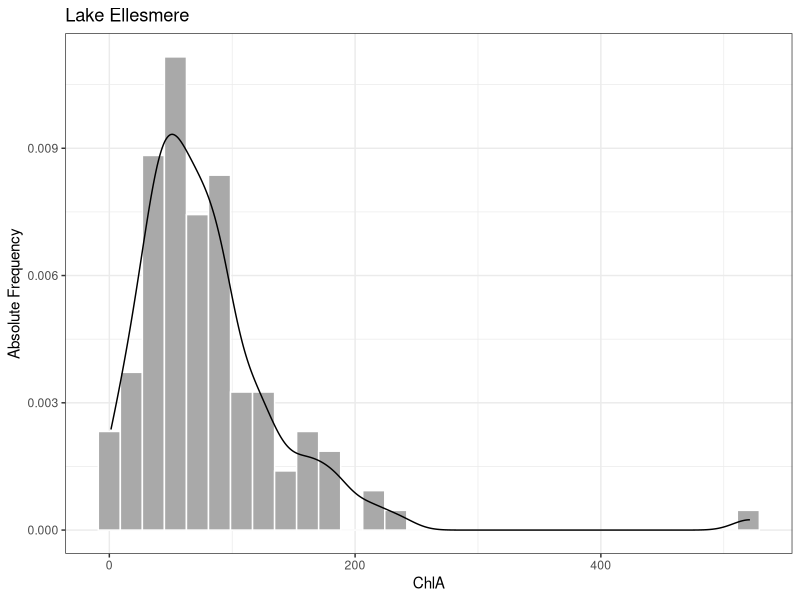
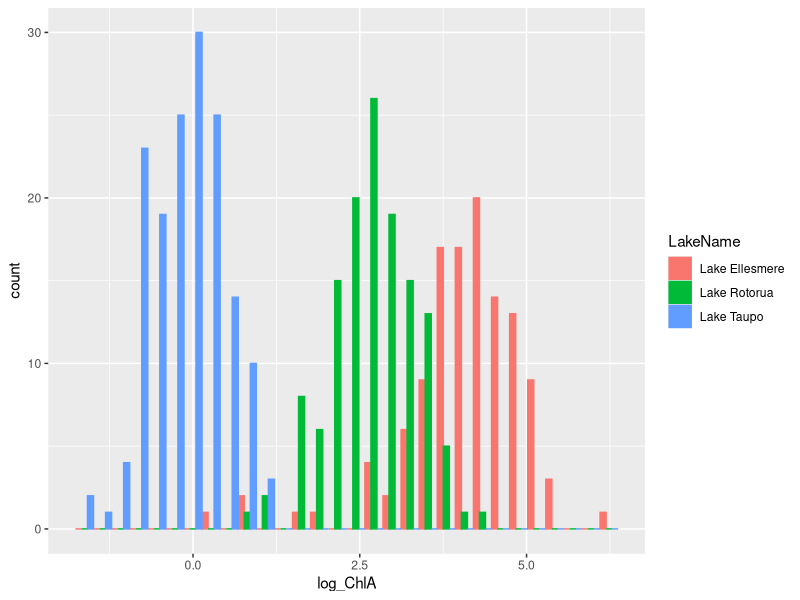

Generate these figures, in order, with R:
## ---- chunk 1
library(knitr)

knitr::opts_chunk$set(
  comment = "#>",
  fig.path = "figures/04/", # use only for single Rmd files
  collapse = TRUE,
  echo = TRUE
)


## ---- chunk 2
lakes <- read.csv("data/NZ_lake_chla_data.csv", stringsAsFactors = TRUE)
ellesmere <- (lakes[lakes$LakeName == "Lake Ellesmere", ])


library(ggplot2)

ggplot(data = ellesmere, aes(x = ChlA)) +
  geom_histogram(aes(y = stat(density)), colour = "white", fill="darkgrey", bins = 30) +
  geom_density() +
  labs(y = "Absolute Frequency",
       title = "Lake Ellesmere") +
  theme_bw()

## ---- chunk 3

# Install package once for each machine
# install.packages("e1071")

# Load library once for each R session
library(e1071)

# Using base R
aggregate(lakes$ChlA, by = list(Lake = lakes$LakeName), FUN = skewness)


# Using dplyr
library(dplyr)
by_lake <- group_by(lakes, LakeName)
summarise(by_lake, Skewness = skewness(ChlA))
## ---- chunk 4

# Add a new column to the data frame that holds the log of the raw ChlA
# This can also be done with dplyr::mutate
lakes$log_ChlA <- log(lakes$ChlA)

## ---- chunk 5

# Plot the histogram

ggplot(data = lakes) +
  geom_histogram(aes(x = log_ChlA, color = LakeName, fill=LakeName), position="dodge")

# Compute the skew of the log -- the value is much closer
# to 0 than the raw data were.
skewness(lakes$log_ChlA)
